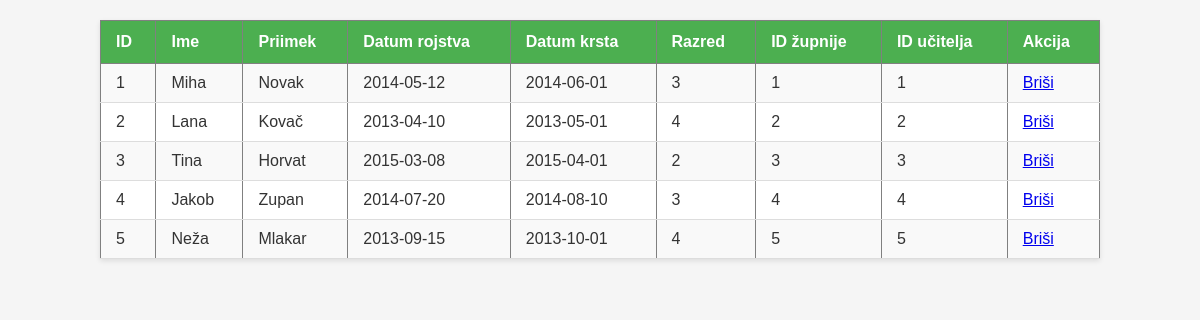
/podstrani/otroci/brisi_otroci2.php, run on the app's committed database.
### tables this page shows
CREATE TABLE otroci (
  id INT AUTO_INCREMENT PRIMARY KEY,
  ime VARCHAR(20) NOT NULL,
  priimek VARCHAR(20) NOT NULL,
  datum_rojstva DATE NOT NULL,
  datum_krsta DATE,
  razred INT,
  id_zupnije INT NOT NULL,
  id_ucitelja INT,
  uporabnisko_ime VARCHAR(20),
  FOREIGN KEY (uporabnisko_ime) REFERENCES uporabniki(uporabnisko_ime),
  FOREIGN KEY (id_zupnije) REFERENCES zupnije(id),
  FOREIGN KEY (id_ucitelja) REFERENCES ucitelji(id)
);

### podstrani/otroci/brisi_otroci2.php (the view, shortened to what this page needs)
<link rel="stylesheet" href="../css/izpis.css">
<?php
include "../povezava.php";
$sql = "SELECT id, ime, priimek, datum_rojstva, datum_krsta, razred, id_zupnije, id_ucitelja FROM otroci";
$result = mysqli_query($conn, $sql);
if (mysqli_num_rows($result) > 0) {
    echo "<table border='1'>";
    echo "<tr>
            <th>ID</th>
            <th>Ime</th>
            <th>Priimek</th>
            <th>Datum rojstva</th>
            <th>Datum krsta</th>
            <th>Razred</th>
            <th>ID župnije</th>
            <th>ID učitelja</th>
            <th>Akcija</th>
          </tr>";
    while ($row = mysqli_fetch_assoc($result)) {
        echo "<tr>";
        echo "<td>" . $row['id'] . "</td>";
        echo "<td>" . $row['ime'] . "</td>";
        echo "<td>" . $row['priimek'] . "</td>";
        echo "<td>" . $row['datum_rojstva'] . "</td>";
        echo "<td>" . $row['datum_krsta'] . "</td>";
        echo "<td>" . $row['razred'] . "</td>";
        echo "<td>" . $row['id_zupnije'] . "</td>";
        echo "<td>" . $row['id_ucitelja'] . "</td>";
        echo '<td><a href="brisi_otroci.php?id='.$row["id"].'">Briši</a></td>';
        echo "</tr>";
    }
    echo "</table>";
} else {
    echo "Ni podatkov v tabeli otroci.";
}
?>

### podstrani/css/izpis.css (style rules this page uses)
table { border-collapse: collapse; width: 100%; max-width: 1000px; margin: 20px auto; background-color: #fff; box-shadow: 0 2px 5px rgba(0,0,0,0.1); }
th { background-color: #4CAF50; color: white; padding: 12px 15px; text-align: left; }
td { padding: 10px 15px; border-bottom: 1px solid #ddd; }
tr:nth-child(even) { background-color: #f9f9f9; }

### data on the page
otroci: id "1", ime "Miha", priimek "Novak", datum_rojstva "2014-05-12", datum_krsta "2014-06-01", razred "3", id_zupnije "1", id_ucitelja "1"
otroci: id "2", ime "Lana", priimek "Kovač", datum_rojstva "2013-04-10", datum_krsta "2013-05-01", razred "4", id_zupnije "2", id_ucitelja "2"
otroci: id "3", ime "Tina", priimek "Horvat", datum_rojstva "2015-03-08", datum_krsta "2015-04-01", razred "2", id_zupnije "3", id_ucitelja "3"
otroci: id "4", ime "Jakob", priimek "Zupan", datum_rojstva "2014-07-20", datum_krsta "2014-08-10", razred "3", id_zupnije "4", id_ucitelja "4"
otroci: id "5", ime "Neža", priimek "Mlakar", datum_rojstva "2013-09-15", datum_krsta "2013-10-01", razred "4", id_zupnije "5", id_ucitelja "5"
